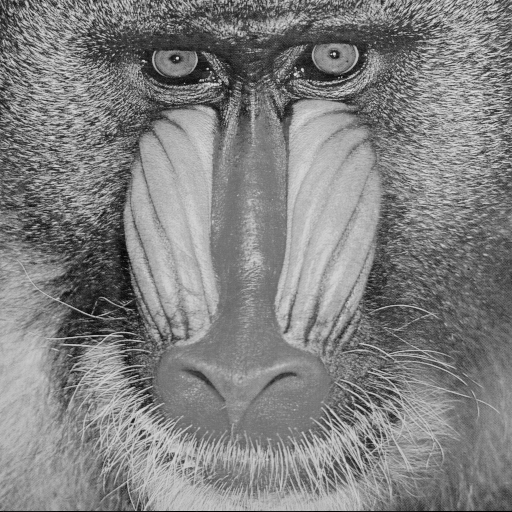
#> input picture imagens/baboon.png, 512 x 512 px
$ jupyter execute parte2.ipynb
#> lines starting #> are read from the running program, lines starting #| are printed output that depends on the picture
# Parte 2 - Imagens Monocromáticas

**TIAGO PEREIRA DALL'OCA - 206341**

[cell 1]
from scipy import misc
from scipy import ndimage
import cv2
import numpy as np
import matplotlib.pyplot as plt

## Algoritmo de filtragem

A **borda** é criada replicando os pixels das extremidades da imagem. Após isso, o filtro é aplicado percorrendo toda a imagem e retornando uma imagem resultante.

[cell 2]
def filtrar(imagem, filtro):
    (alturaImagem, larguraImagem) = imagem.shape[:2]
    (alturaFiltro, larguraFiltro) = filtro.shape[:2]
    borda = (larguraFiltro - 1) // 2
    imagemComBorda = cv2.copyMakeBorder(imagem, borda, borda, borda, borda, cv2.BORDER_REPLICATE)
    imagemResult = np.zeros((alturaImagem, larguraImagem), dtype="float32")
    for y in np.arange(borda, alturaImagem + borda):
        for x in np.arange(borda, larguraImagem + borda):
            pedacoImagem = imagemComBorda[y - borda:y + borda + 1, x - borda:x + borda + 1]
            pixelResult = (pedacoImagem * filtro).sum()
            imagemResult[y - borda, x - borda] = pixelResult
    return imagemResult

## Testando

[cell 3]
h1 = np.array([[-1, 0, 1], [-2, 0, 2], [-1, 0, 1]])
h1.shape

[cell 4]
img = cv2.imread('imagens/baboon.png')
#> img is the input picture: shape (512, 512, 3); min 0, max 230, mean 129.1
img_gray = cv2.cvtColor(img, cv2.COLOR_BGR2GRAY)

[cell 5]
img_gray.shape
#> Out = (512, 512)

[cell 6]
img_filtrada = filtrar(img_gray, h1)
#> in filtrar, `imagemComBorda = cv2.copyMakeBorder(imagem, borda, borda, borda, borda..`:
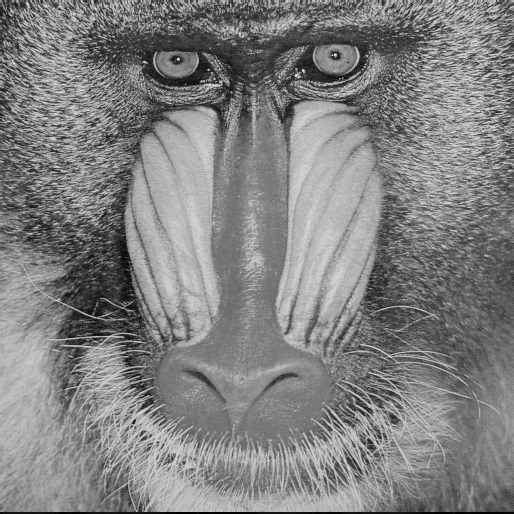
#> imagemComBorda: shape (514, 514); min 0, max 230, mean 128.9
#> after the loop in filtrar, `for y in np.arange(borda, alturaImagem + borda):`:
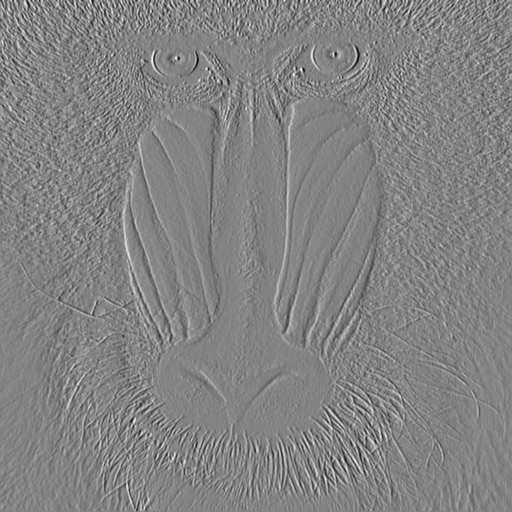
#> imagemResult: shape (512, 512) float32; min -663, max 625, mean -0.3; drawn with min black and max white
img_filtrada.shape
#> Out = (512, 512)

$ run again, with imagens/butterfly.png copied over imagens/baboon.png
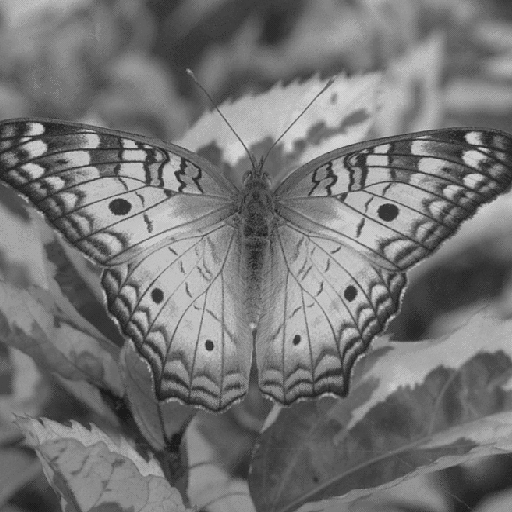
#> input picture imagens/butterfly.png, 512 x 512 px
#> img is the input picture: shape (512, 512, 3); min 27, max 212, mean 116.8
#> after the loop in filtrar, `for y in np.arange(borda, alturaImagem + borda):`:
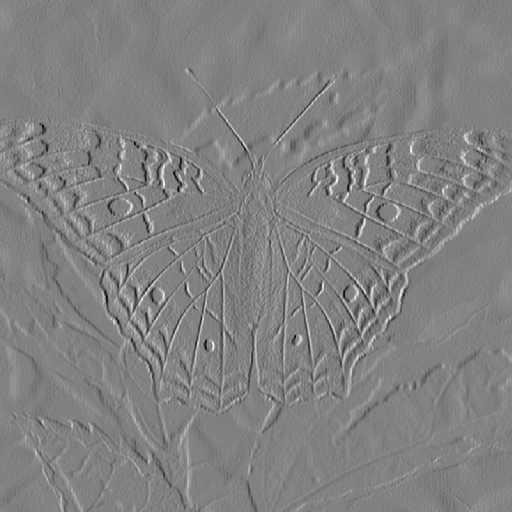
#> imagemResult: shape (512, 512) float32; min -556, max 536, mean 0.2; drawn with min black and max white

$ run again, with imagens/city.png copied over imagens/baboon.png
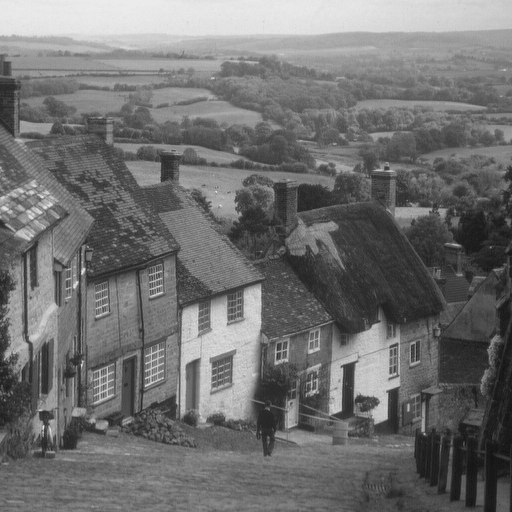
#> input picture imagens/city.png, 512 x 512 px
#> img is the input picture: shape (512, 512, 3); min 16, max 235, mean 112.2
#> after the loop in filtrar, `for y in np.arange(borda, alturaImagem + borda):`:
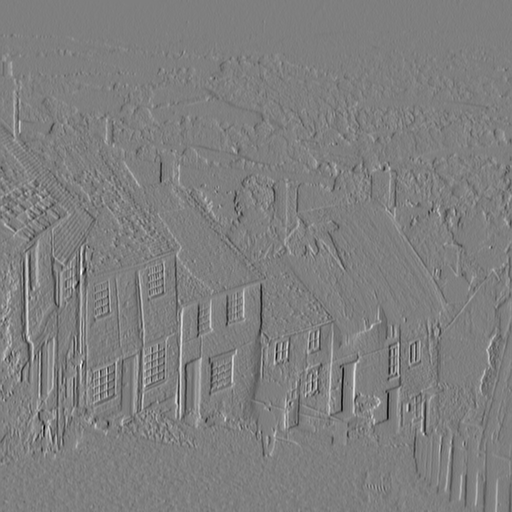
#> imagemResult: shape (512, 512) float32; min -627, max 628, mean -0.3; drawn with min black and max white

$ run again, with imagens/house.png copied over imagens/baboon.png
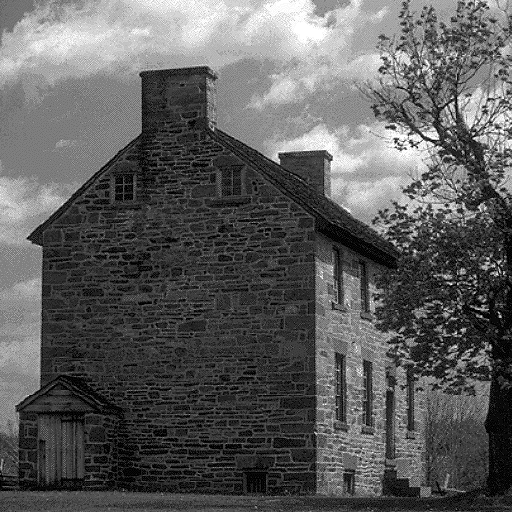
#> input picture imagens/house.png, 512 x 512 px
#> img is the input picture: shape (512, 512, 3); min 0, max 255, mean 92.9
#> in filtrar, `imagemComBorda = cv2.copyMakeBorder(imagem, borda, borda, borda, borda..`:
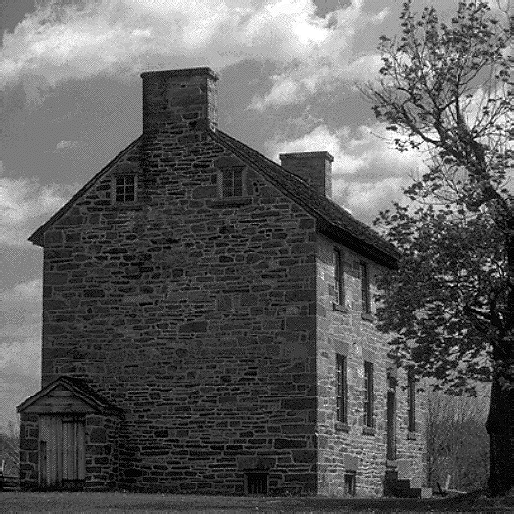
#> imagemComBorda: shape (514, 514); min 0, max 255, mean 93.1
#> after the loop in filtrar, `for y in np.arange(borda, alturaImagem + borda):`:
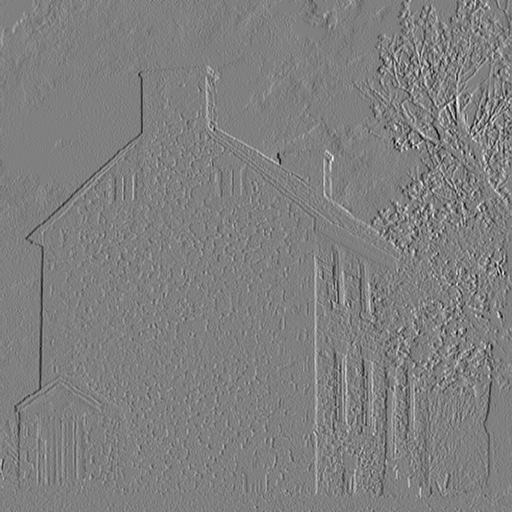
#> imagemResult: shape (512, 512) float32; min -817, max 810, mean -1; drawn with min black and max white
